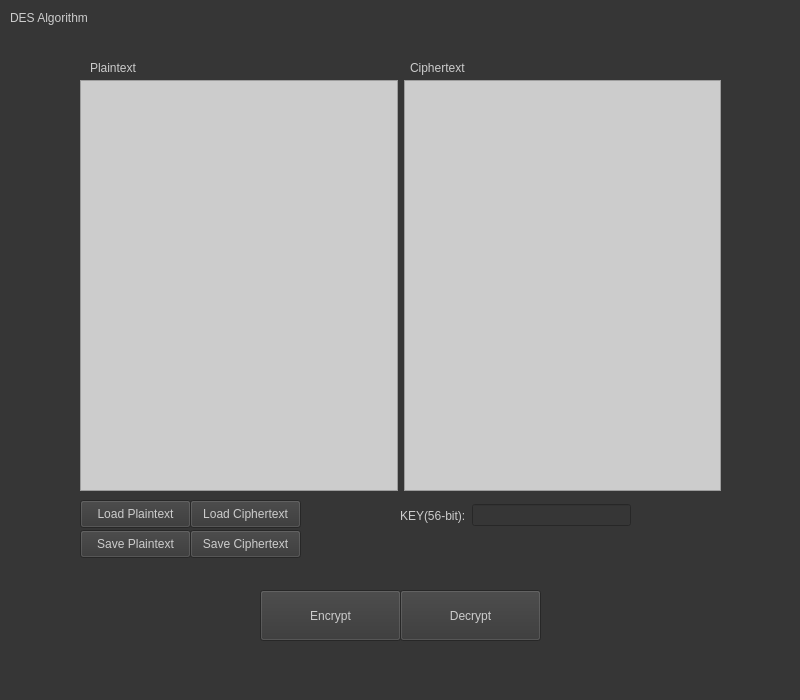
<?xml version="1.0" encoding="UTF-8"?>
<ui version="4.0">
 <class>MainWindow</class>
 <widget class="QMainWindow" name="MainWindow">
  <property name="geometry">
   <rect>
    <x>0</x>
    <y>0</y>
    <width>800</width>
    <height>700</height>
   </rect>
  </property>
  <property name="windowTitle">
   <string>MainWindow</string>
  </property>
  <property name="styleSheet">
   <string notr="true">background-color: rgb(54, 54, 54);
color: rgb(204, 204, 204);</string>
  </property>
  <widget class="QWidget" name="centralwidget">
   <widget class="QWidget" name="horizontalLayoutWidget">
    <property name="geometry">
     <rect>
      <x>80</x>
      <y>80</y>
      <width>641</width>
      <height>411</height>
     </rect>
    </property>
    <layout class="QHBoxLayout" name="InputLayout">
     <item>
      <widget class="QPlainTextEdit" name="PlaintextInput">
       <property name="styleSheet">
        <string notr="true">background-color: rgb(204, 204, 204);
color: rgb(0, 0, 0);</string>
       </property>
       <property name="plainText">
        <string/>
       </property>
      </widget>
     </item>
     <item>
      <widget class="QPlainTextEdit" name="CiphertextInput">
       <property name="styleSheet">
        <string notr="true">background-color: rgb(204, 204, 204);
color: rgb(0, 0, 0);</string>
       </property>
      </widget>
     </item>
    </layout>
   </widget>
   <widget class="QPushButton" name="LoadPlaintextButton">
    <property name="geometry">
     <rect>
      <x>80</x>
      <y>500</y>
      <width>111</width>
      <height>28</height>
     </rect>
    </property>
    <property name="text">
     <string>Load Plaintext</string>
    </property>
   </widget>
   <widget class="QLabel" name="TitleLabel">
    <property name="geometry">
     <rect>
      <x>10</x>
      <y>10</y>
      <width>91</width>
      <height>16</height>
     </rect>
    </property>
    <property name="text">
     <string>DES Algorithm</string>
    </property>
   </widget>
   <widget class="QLabel" name="PlaintextLabel">
    <property name="geometry">
     <rect>
      <x>90</x>
      <y>60</y>
      <width>61</width>
      <height>16</height>
     </rect>
    </property>
    <property name="text">
     <string>Plaintext</string>
    </property>
   </widget>
   <widget class="QLabel" name="CiphertextLabel">
    <property name="geometry">
     <rect>
      <x>410</x>
      <y>60</y>
      <width>61</width>
      <height>16</height>
     </rect>
    </property>
    <property name="text">
     <string>Ciphertext</string>
    </property>
   </widget>
   <widget class="QPushButton" name="LoadCiphertextButton">
    <property name="geometry">
     <rect>
      <x>190</x>
      <y>500</y>
      <width>111</width>
      <height>28</height>
     </rect>
    </property>
    <property name="text">
     <string>Load Ciphertext</string>
    </property>
   </widget>
   <widget class="QWidget" name="horizontalLayoutWidget_2">
    <property name="geometry">
     <rect>
      <x>400</x>
      <y>500</y>
      <width>231</width>
      <height>31</height>
     </rect>
    </property>
    <layout class="QHBoxLayout" name="KeyLayout">
     <item>
      <widget class="QLabel" name="KeyLabel">
       <property name="text">
        <string>KEY(56-bit):</string>
       </property>
      </widget>
     </item>
     <item>
      <widget class="QLineEdit" name="KeyInput">
       <property name="text">
        <string/>
       </property>
      </widget>
     </item>
    </layout>
   </widget>
   <widget class="QPushButton" name="SavePlaintextButton">
    <property name="geometry">
     <rect>
      <x>80</x>
      <y>530</y>
      <width>111</width>
      <height>28</height>
     </rect>
    </property>
    <property name="text">
     <string>Save Plaintext</string>
    </property>
   </widget>
   <widget class="QPushButton" name="SaveCiphertextButton">
    <property name="geometry">
     <rect>
      <x>190</x>
      <y>530</y>
      <width>111</width>
      <height>28</height>
     </rect>
    </property>
    <property name="text">
     <string>Save Ciphertext</string>
    </property>
   </widget>
   <widget class="QPushButton" name="EncryptButton">
    <property name="geometry">
     <rect>
      <x>260</x>
      <y>590</y>
      <width>141</width>
      <height>51</height>
     </rect>
    </property>
    <property name="text">
     <string>Encrypt</string>
    </property>
   </widget>
   <widget class="QPushButton" name="DecryptButton">
    <property name="geometry">
     <rect>
      <x>400</x>
      <y>590</y>
      <width>141</width>
      <height>51</height>
     </rect>
    </property>
    <property name="text">
     <string>Decrypt</string>
    </property>
   </widget>
  </widget>
 </widget>
 <resources/>
 <connections/>
</ui>
